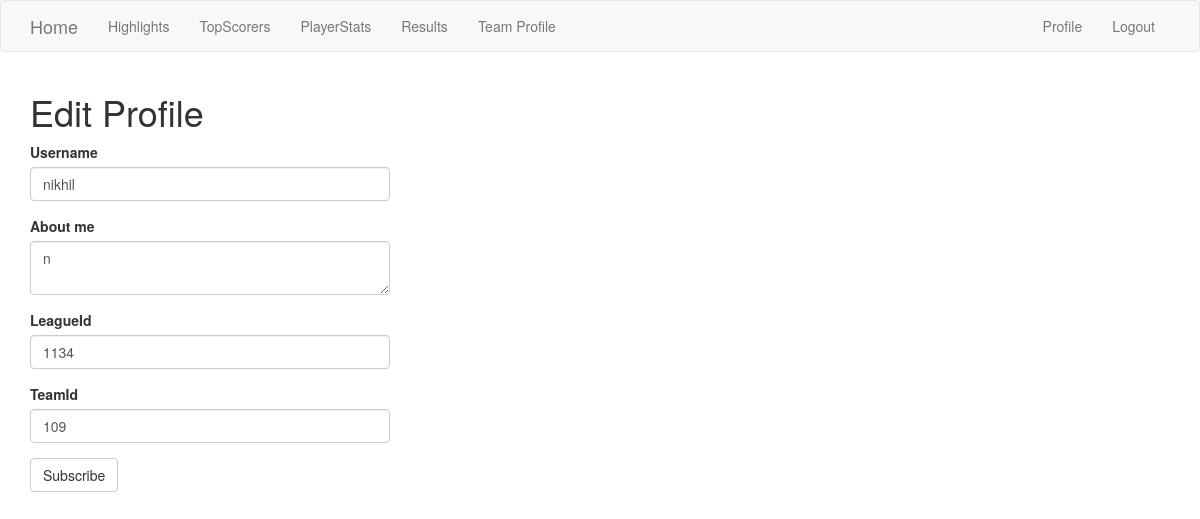
Screenshot of /edit_profile (signed in) with the database file from the repository.
### app/models.py (models this page shows, shortened)
class User(UserMixin, db.Model):
    id = db.Column(db.Integer, primary_key=True)
    username = db.Column(db.String(64), index=True, unique=True)
    email = db.Column(db.String(120), index=True, unique=True)
    password_hash = db.Column(db.String(128))
    posts = db.relationship('Post', backref='author', lazy='dynamic')
    about_me = db.Column(db.String(140))
    last_seen = db.Column(db.DateTime, default=datetime.utcnow)
    dummy_token = jwt.encode({'some': 'payload'}, 'secret', algorithm='HS256')
    leagueId = db.Column(db.String(140))
    teamId = db.Column(db.String(140))
    followed = db.relationship(
        'User', secondary=followers,
        primaryjoin=(followers.c.follower_id == id),
        secondaryjoin=(followers.c.followed_id == id),
        backref=db.backref('followers', lazy='dynamic'), lazy='dynamic')

### app/routes.py (the view)
@app.route('/edit_profile', methods=['GET', 'POST'])
@login_required
def edit_profile():
    form = EditProfileForm(current_user.username)
    if form.validate_on_submit():
        current_user.username = form.username.data
        current_user.about_me = form.about_me.data
        current_user.leagueId = form.leagueId.data
        current_user.teamId = form.teamId.data
        db.session.commit()
        flash('Your changes have been saved.')
        return redirect(url_for('edit_profile'))
    elif request.method == 'GET':
        form.username.data = current_user.username
        form.about_me.data = current_user.about_me
        if current_user.leagueId:
            form.leagueId.data = current_user.leagueId
        if current_user.teamId:
            form.teamId.data = current_user.teamId
    return render_template('edit_profile.html', title='Edit Profile', form=form)

### app/forms.py (shortened to what this page needs)
class EditProfileForm(FlaskForm):
    username = StringField('Username', validators=[DataRequired()])
    about_me = TextAreaField('About me', validators=[Length(min=0, max=140)])
    leagueId = StringField('LeagueId', validators=[DataRequired()])
    teamId = StringField('TeamId', validators=[DataRequired()])
    submit = SubmitField('Subscribe')
    def __init__(self, original_username, *args, **kwargs):
        super(EditProfileForm, self).__init__(*args, **kwargs)
        self.original_username = original_username

### app/models.py (called while the page is built)
@login.user_loader
def load_user(id):
    return User.query.get(int(id))

### app/routes.py (called while the page is built)
@app.before_request
def before_request():
    if current_user.is_authenticated:
        current_user.last_seen = datetime.utcnow()
        db.session.commit()

### app/templates/edit_profile.html
{% extends "base.html" %}
{% import 'bootstrap/wtf.html' as wtf %}
{% block app_content %}
  <h1>Edit Profile</h1>
  <div class="row">
    <div class="col-md-4">
      {{ wtf.quick_form(form) }}
    </div>
  </div>
{% endblock %}

### rows the page displays
User: username "nikhil", about_me "n", leagueId "1134", teamId "109"
